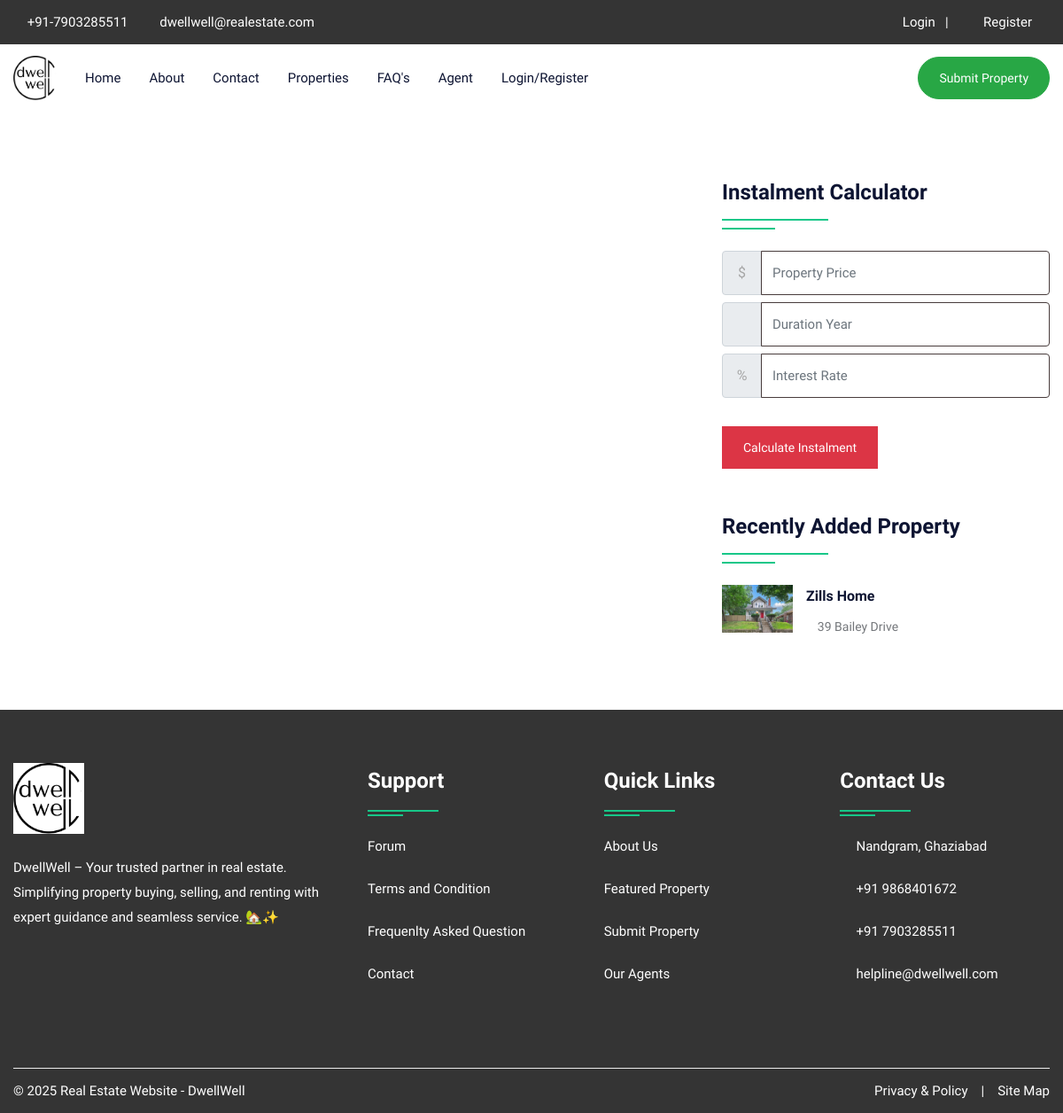
/stateproperty.php?id=Uttar Pradesh, run on an earlier commit of the app's database.
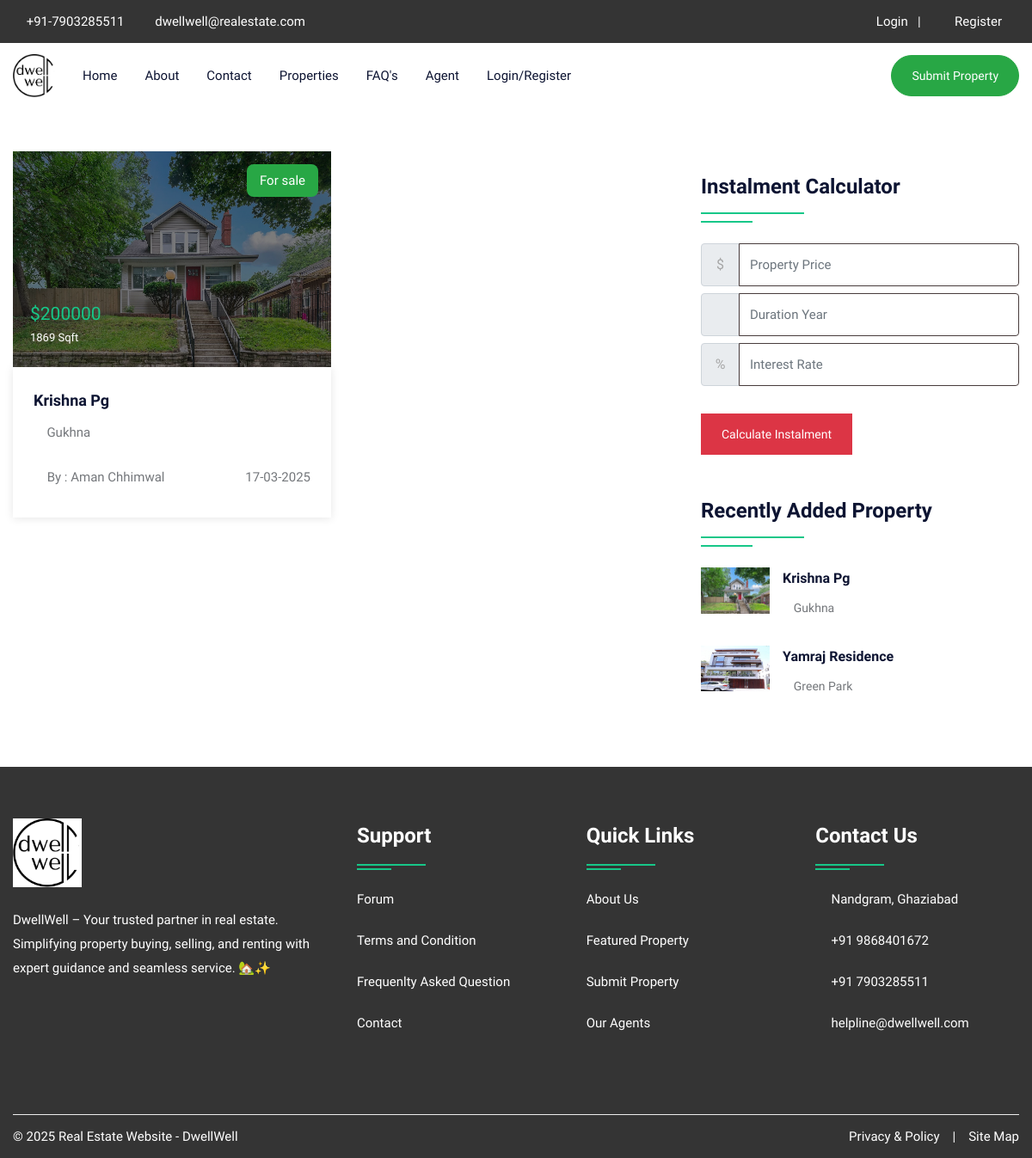
And on a later commit of the database.
### tables this page shows
CREATE TABLE `property` (
  `pid` int(50) NOT NULL,
  `title` varchar(200) NOT NULL,
  `pcontent` longtext NOT NULL,
  `type` varchar(100) NOT NULL,
  `bhk` varchar(50) NOT NULL,
  `stype` varchar(100) NOT NULL,
  `bedroom` int(50) NOT NULL,
  `bathroom` int(50) NOT NULL,
  `balcony` int(50) NOT NULL,
  `kitchen` int(50) NOT NULL,
  `hall` int(50) NOT NULL,
  `floor` varchar(50) NOT NULL,
  `size` int(50) NOT NULL,
  `price` int(50) NOT NULL,
  `location` varchar(200) NOT NULL,
  `city` varchar(100) NOT NULL,
  `state` varchar(100) NOT NULL,
  `feature` longtext NOT NULL,
  `pimage` varchar(300) NOT NULL,
  `pimage1` varchar(300) NOT NULL,
  `pimage2` varchar(300) NOT NULL,
  `pimage3` varchar(300) NOT NULL,
  `pimage4` varchar(300) NOT NULL,
  `uid` int(50) NOT NULL,
  `status` varchar(50) NOT NULL,
  `mapimage` varchar(300) NOT NULL,
  `topmapimage` varchar(300) NOT NULL,
  `groundmapimage` varchar(300) NOT NULL,
  `totalfloor` varchar(50) NOT NULL,
  `date` datetime NOT NULL DEFAULT current_timestamp(),
  `isFeatured` int(11) DEFAULT NULL
);

CREATE TABLE `user` (
  `uid` int(50) NOT NULL,
  `uname` varchar(100) NOT NULL,
  `uemail` varchar(100) NOT NULL,
  `uphone` varchar(20) NOT NULL,
  `upass` varchar(50) NOT NULL,
  `utype` varchar(50) NOT NULL,
  `uimage` varchar(300) NOT NULL
);

### stateproperty.php (the view, shortened to what the changed rows need)
<!DOCTYPE html>
<html lang="en">
<head>
<link rel="stylesheet" type="text/css" href="css/bootstrap.min.css">
<link rel="stylesheet" type="text/css" href="css/bootstrap-slider.css">
<link rel="stylesheet" type="text/css" href="css/jquery-ui.css">
<link rel="stylesheet" type="text/css" href="css/layerslider.css">
<link rel="stylesheet" type="text/css" href="css/color.css" id="color-change">
<link rel="stylesheet" type="text/css" href="css/owl.carousel.min.css">
<link rel="stylesheet" type="text/css" href="css/font-awesome.min.css">
<link rel="stylesheet" type="text/css" href="fonts/flaticon/flaticon.css">
<link rel="stylesheet" type="text/css" href="css/style.css">
</head>
<body>
<div id="page-wrapper">
    <div class="row">
		<?php include("include/header.php");?>
        <div class="full-row">
            <div class="container">
                <div class="row">
					<div class="col-lg-8">
                        <div class="row">
							<?php
								$state = $_REQUEST['id'];
								$query = mysqli_query($con, "SELECT property.*, user.uname, user.utype, user.uimage FROM `property`, `user` WHERE property.uid = user.uid and state = '$state'");
								while($row = mysqli_fetch_array($query)) {
							?>
                            <div class="col-md-6">
                                <div class="featured-thumb hover-zoomer mb-4">
                                    <div class="overlay-black overflow-hidden position-relative"> <img src="admin/property/<?php echo $row['18'];?>" alt="pimage">
                                        <div class="sale bg-success text-white">For <?php echo $row['5'];?></div>
                                        <div class="price text-primary text-capitalize">$<?php echo $row['13'];?> <span class="text-white"><?php echo $row['12'];?> Sqft</span></div>
                                    </div>
                                    <div class="featured-thumb-data shadow-one">
                                        <div class="p-4">
                                            <h5 class="text-secondary hover-text-success mb-2 text-capitalize"><a href="propertydetail.php?pid=<?php echo $row['0'];?>"><?php echo $row['1'];?></a></h5>
                                            <span class="location text-capitalize"><i class="fas fa-map-marker-alt text-success"></i> <?php echo $row['14'];?></span> </div>
                                        <div class="px-4 pb-4 d-inline-block w-100">
                                            <div class="float-left text-capitalize"><i class="fas fa-user text-success mr-1"></i>By : <?php echo $row['uname'];?></div>
                                            <div class="float-right"><i class="far fa-calendar-alt text-success mr-1"></i> <?php echo date('d-m-Y', strtotime($row['date']));?></div>
                                        </div>
                                    </div>
                                </div>
                            </div>
                            <?php } ?>
                        </div>
                    </div>
                    <div class="col-lg-4">
                        <div class="sidebar-widget mt-5">
                            <ul class="property_list_widget">
								<?php
								$query = mysqli_query($con, "SELECT * FROM `property` ORDER BY date DESC LIMIT 6");
								while($row = mysqli_fetch_array($query)) {
								?>
                                <li> <img src="admin/property/<?php echo $row['18'];?>" alt="pimage">
                                    <h6 class="text-secondary hover-text-success text-capitalize"><a href="propertydetail.php?pid=<?php echo $row['0'];?>"><?php echo $row['1'];?></a></h6>
                                    <span class="font-14"><i class="fas fa-map-marker-alt icon-success icon-small"></i> <?php echo $row['14'];?></span>
                                </li>
                                <?php } ?>
                            </ul>
                        </div>
                    </div>
                </div>
            </div>
        </div>
    </div>
</div>
</body>
</html>

What changed in the data, as far as the page shows it:
now on one of the page's lists (row edited): property: stype "sale", price "200000", size "1869", title "Krishna Pg", location "Gukhna", uid.uname "Aman Chhimwal", date "17-03-2025"
changed property: title "Zills Home" → "Krishna Pg"; location "39 Bailey Drive" → "Gukhna"
added property: pimage (picture), title "Yamraj Residence", location "Green Park", shown under "Recently Added Property"
